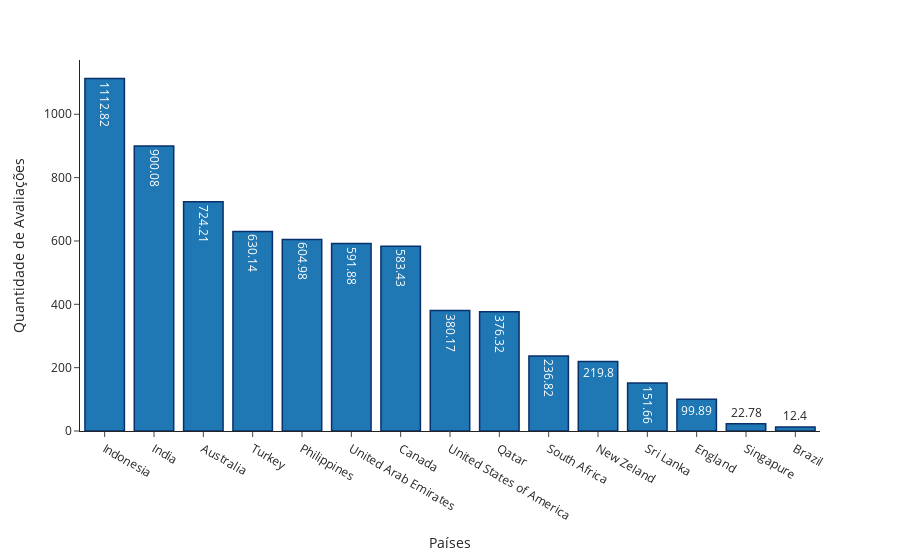

This figure's notebook cell:
### Markdown cell above
### 8. Qual o nome do país que possui, na média, a maior quantidade de avaliações registrada?

### Code cell
df1_aux = ( df1.loc[:,['country_name','votes']]
                    .groupby('country_name')
                    .mean()
                    .sort_values(by='votes',ascending=False)
                    .reset_index()
                    .round(2) )


# Plotando o gráfico
fig = px.bar(df1_aux, x='country_name', y='votes', text='votes', template='simple_white', labels={
    'country_name': 'Países',
    'votes': 'Quantidade de Avaliações'
} )

fig.update_traces(marker_line_color = 'rgb(8,48,107)', marker_line_width = 1.5 )

fig.show()

### Figure 1 — Plotly figure (JSON) as saved in the notebook; plotly's stock layout.template omitted (floating-point values rounded to 4 significant figures)
{"data": [{"alignmentgroup": "True", "hovertemplate": "Países=%{x}<br>Quantidade de Avaliações=%{text}<extra></extra>", "legendgroup": "", "marker": {"color": "#1F77B4", "line": {"color": "rgb(8,48,107)", "width": 1.5}, "pattern": {"shape": ""}}, "name": "", "offsetgroup": "", "orientation": "v", "showlegend": false, "text": [1113.0, 900.1, 724.2, 630.1, 605.0, 591.9, 583.4, 380.2, 376.3, 236.8, 219.8, 151.7, 99.89, 22.78, 12.4], "textposition": "auto", "type": "bar", "x": ["Indonesia", "India", "Australia", "Turkey", "Philippines", "United Arab Emirates", "Canada", "United States of America", "Qatar", "South Africa", "New Zeland", "Sri Lanka", "England", "Singapure", "Brazil"], "xaxis": "x", "y": [1113.0, 900.1, 724.2, 630.1, 605.0, 591.9, 583.4, 380.2, 376.3, 236.8, 219.8, 151.7, 99.89, 22.78, 12.4], "yaxis": "y"}], "layout": {"barmode": "relative", "legend": {"tracegroupgap": 0}, "margin": {"t": 60}, "xaxis": {"anchor": "y", "domain": [0, 1], "title": {"text": "Países"}}, "yaxis": {"anchor": "x", "domain": [0, 1], "title": {"text": "Quantidade de Avaliações"}}}}
